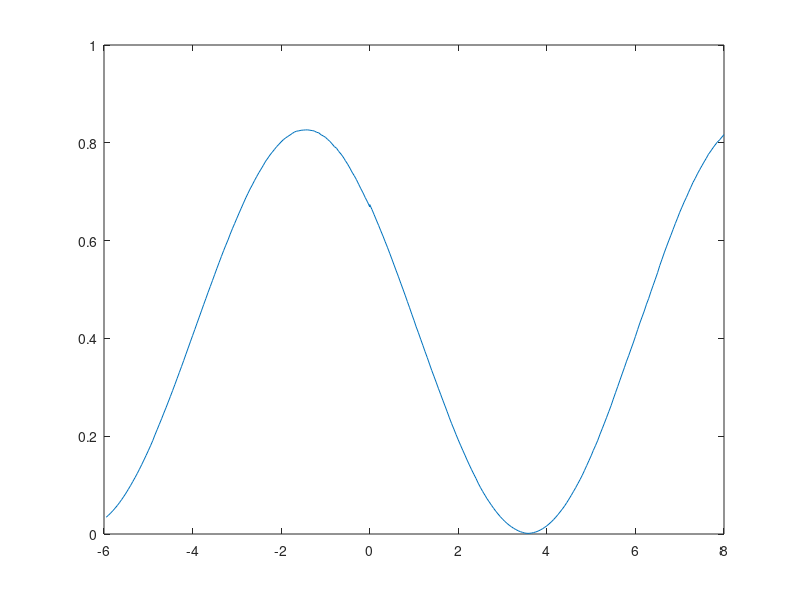

Write the MATLAB code that produced this figure.
clear;close all;

data = csvread('DD-MZM_20170530-final.csv');

voltage = data(:,1);
op_dbm = data(:,2);
op_linear = 10.^(op_dbm./10);

plot(voltage,op_linear);
% plot(voltage,op_dbm);